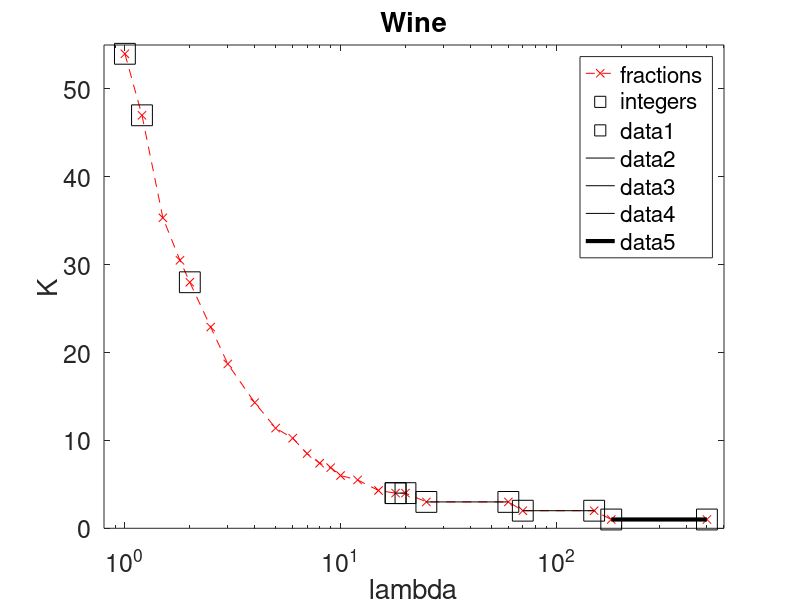

MATLAB code for this plot:

lambdas = [1 1.2 1.5 1.8 2 2.5 3 4 5 6 7 8 9 10 12 15 18 20 25 60 70 150 180 500];
redplot = [54 47 35.333 30.5 28 22.9 18.7 14.3 11.4 10.25 8.5 7.4 6.9 6.0 5.5 4.3 4 4 3 3 2 2 1 1];
semilogx(lambdas, redplot, 'rx--', [18], [4], 'ks', 'markersize', 15)
hold on
legend('fractions', 'integers')
semilogx([1 1.2 2 18 20 25 60 70 150 180 500], [54 47 28 4 4 3 3 2 2 1 1], 'ks', 'markersize', 15)
semilogx([18 20], [4 4], 'k', [25 60], [3 3], 'k', [70 150], [2 2], 'k', [180, 500], [1 1], 'k', 'linewidth', 3)

axis([0.8, 600, 0, 55])
xlabel('lambda', 'Fontsize', 18)
ylabel('K', 'Fontsize', 18)
title('Wine', 'Fontsize', 18)
set(gca, 'Fontsize', 18)
